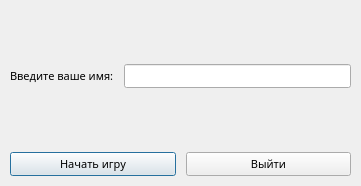
<?xml version="1.0" encoding="UTF-8"?>
<ui version="4.0">
 <class>Dialog</class>
 <widget class="QDialog" name="Dialog">
  <property name="geometry">
   <rect>
    <x>0</x>
    <y>0</y>
    <width>361</width>
    <height>186</height>
   </rect>
  </property>
  <property name="font">
   <font>
    <family>PT Sans</family>
    <pointsize>8</pointsize>
   </font>
  </property>
  <property name="windowTitle">
   <string>Начало игры</string>
  </property>
  <layout class="QHBoxLayout" name="horizontalLayout_2">
   <property name="spacing">
    <number>0</number>
   </property>
   <property name="leftMargin">
    <number>10</number>
   </property>
   <property name="topMargin">
    <number>10</number>
   </property>
   <property name="rightMargin">
    <number>10</number>
   </property>
   <property name="bottomMargin">
    <number>10</number>
   </property>
   <item>
    <layout class="QVBoxLayout" name="verticalLayout">
     <property name="spacing">
      <number>10</number>
     </property>
     <item>
      <layout class="QFormLayout" name="formLayout">
       <property name="formAlignment">
        <set>Qt::AlignLeading|Qt::AlignLeft|Qt::AlignVCenter</set>
       </property>
       <property name="horizontalSpacing">
        <number>10</number>
       </property>
       <property name="verticalSpacing">
        <number>0</number>
       </property>
       <item row="0" column="0">
        <widget class="QLabel" name="label">
         <property name="text">
          <string>Введите ваше имя:</string>
         </property>
        </widget>
       </item>
       <item row="0" column="1">
        <widget class="QLineEdit" name="lineEdit"/>
       </item>
      </layout>
     </item>
     <item>
      <layout class="QHBoxLayout" name="horizontalLayout">
       <property name="spacing">
        <number>10</number>
       </property>
       <item>
        <widget class="QPushButton" name="pushButton_2">
         <property name="text">
          <string>Начать игру</string>
         </property>
        </widget>
       </item>
       <item>
        <widget class="QPushButton" name="pushButton">
         <property name="text">
          <string>Выйти</string>
         </property>
        </widget>
       </item>
      </layout>
     </item>
    </layout>
   </item>
  </layout>
 </widget>
 <resources/>
 <connections/>
</ui>
